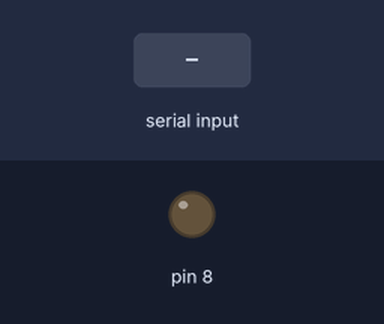
A sketch run on a simulated Arduino Uno, built with avr-gcc and run on an emulated ATmega328P. Shown: output pins drawn as LEDs (lit = HIGH). The test bench sets the inputs (shaded band).

Above: at 1.2 s.
1.3 s: "1" received over Serial
At 1.6 s:
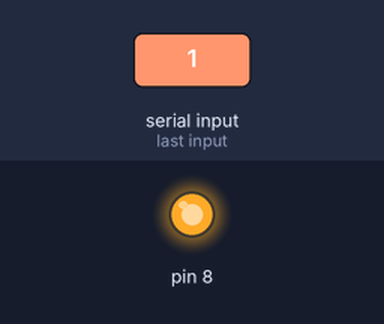
2.8 s: "0" received over Serial
At 3.9 s:
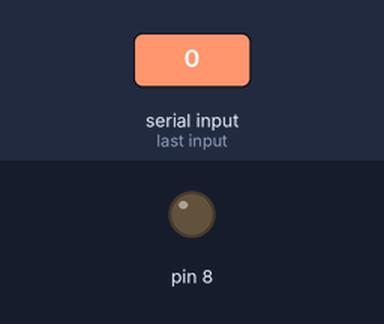
Timing chart, 0 to 5.8 s (numbered marks = the images above; inputs shaded):
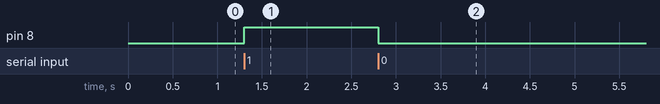

Measured:
- after the input at 1.3 s, pin 8: LOW → HIGH at once
- after the input at 2.8 s, pin 8: HIGH → LOW at once

The sketch:

prob.ino
```cpp
void setup() {
 pinMode(8,OUTPUT);
 Serial.begin(9600);

}
char s;
void loop() {
  if(Serial.available()){
    s=Serial.read();
    if(s=='1')
    digitalWrite(8,HIGH);
    else if(s=='0'){
    digitalWrite(8,LOW);
    }
  }
  // put your main code here, to run repeatedly:

}
```
